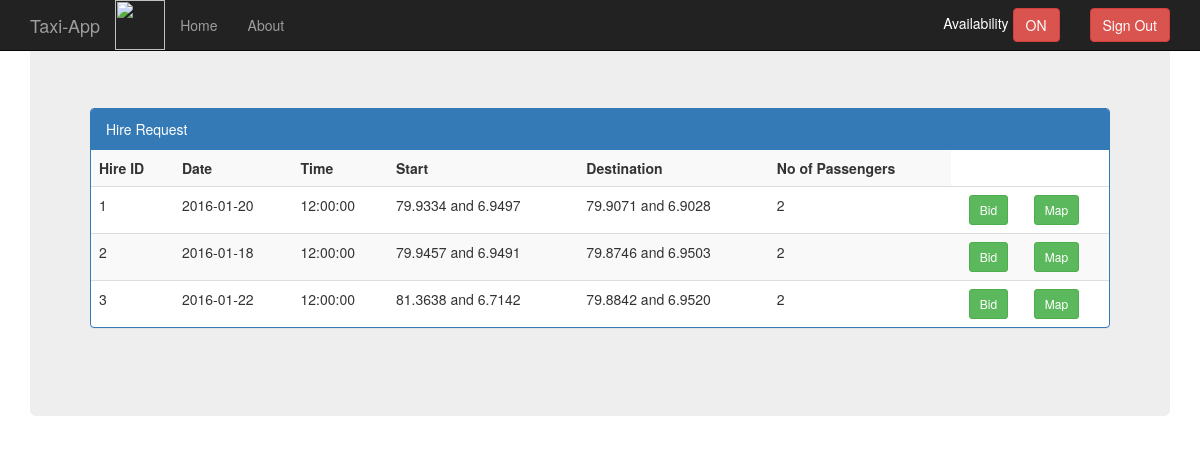
The app's page /homeDriver.php (signed in) with its own data.
### tables this page shows
CREATE TABLE IF NOT EXISTS `driver` (
  `driver_id` varchar(10) NOT NULL,
  `password` varchar(50) NOT NULL,
  `name` varchar(30) NOT NULL,
  `contact_no` varchar(12) NOT NULL,
  `nic_no` varchar(10) DEFAULT NULL,
  `availability` tinyint(1) NOT NULL DEFAULT '1',
  `xCornidates` float DEFAULT NULL,
  `yCornidates` float DEFAULT NULL,
  PRIMARY KEY (`driver_id`)
);

CREATE TABLE IF NOT EXISTS `hire_request` (
  `request_id` varchar(10) NOT NULL DEFAULT '',
  `start_loc_long` float(7,4) NOT NULL,
  `start_loc_lat` float(7,4) NOT NULL,
  `destination_long` float(7,4) NOT NULL,
  `destination_lat` float(7,4) NOT NULL,
  `date` date NOT NULL,
  `time` time NOT NULL,
  `num_of_passengers` int(2) NOT NULL,
  `max_bid` decimal(9,2) NOT NULL,
  `contact_no` varchar(10) NOT NULL,
  `distanceKm` int(11) NOT NULL,
  `distanceM` int(11) NOT NULL,
  `durationHrs` int(11) NOT NULL,
  `durationMins` int(11) NOT NULL,
  PRIMARY KEY (`request_id`),
  KEY `contact_no` (`contact_no`)
);

### tableaccess.php (called while the page is built, shortened)
<?php
function getHireRequests(){
    $requests = array();
    $query = mysql_query("SELECT request_id, start_loc_long, start_loc_lat, destination_long, destination_lat, date, time, num_of_passengers, max_bid, contact_no FROM Hire_request WHERE request_id NOT IN (SELECT request_id FROM tour) ");
    while($row = mysql_fetch_array($query)){
		$requestRow = array();
		$requestRow[0] = $row['request_id'];
		$requestRow[1] = $row['start_loc_long'];
		$requestRow[2] = $row['start_loc_lat'];
		$requestRow[3] = $row['destination_long'];
		$requestRow[4] = $row['destination_lat'];
		$requestRow[5] = $row['date'];
		$requestRow[6] = $row['time'];
		$requestRow[7] = $row['num_of_passengers'];
		$requestRow[8] = $row['max_bid'];
		$requestRow[9] = $row['contact_no'];
        $requests[]= $requestRow;
    }
    return $requests;
}
function getAvailability($driverId){
    $status = "";
    $query = mysql_query("SELECT availability FROM `driver` WHERE driver_id = '$driverId'");
    $row = mysql_fetch_array($query);
    if($row['availability'] == 1){
		$status = "ON";
    }else{
	   $status = "OFF";
    }
    return $status;
}
function getBid($driverId,$requestId){
    $query = mysql_query("SELECT bid FROM driverbid WHERE driver_id = '$driverId' AND request_id ='$requestId' ");
    $row = mysql_fetch_array($query);
    if($row['bid'] == NULL){
        return "Bid";
    }else{
       return $row['bid'];
    }
}
function enableBid($driverId,$requestId){
    $query = mysql_query("SELECT bid FROM driverbid WHERE driver_id = '$driverId' AND request_id ='$requestId' ");
    $row = mysql_fetch_array($query);
    if($row['bid'] == NULL){
		return NULL;
    }else{
	   return "disabled";
    }
}
?>

### homeDriver.php (the view, shortened to what this page needs)
<?php
	include "tableaccess.php";
	$driver_id = $_SESSION['userId'];
?>
<!DOCTYPE html>
<html lang="en">
  <head>
    <link href="css/bootstrap.min.css" rel="stylesheet">
    <link href="css/bootstrap.css" rel="stylesheet">
  </head>
  <body>
   <nav class="navbar navbar-inverse navbar-fixed-top">
      <div class="container">
        <div class="navbar-header">
            <img src="Images/car.gif"  height="50" width="50">
          <a class="navbar-brand" href="#">Taxi-App</a>
        </div>
        <div id="navbar" class="navbar-collapse collapse">
          <ul class="nav navbar-nav">
            <li><a href="index.php">Home</a></li>
            <li><a href="about.php">About</a></li>
          </ul>
        <div id="navbar" class="navbar-collapse collapse">
          <form class="navbar-form navbar-right" action="footer.php">
            <button type="submit" class="btn btn-danger">Sign Out</button>
          </form>
          <form class="navbar-form navbar-right" action="CallFunction.php" method ="post">
				<a><font color="white">Availability</font></a>
				<input type="submit" class="btn btn-danger" value = "<?php echo getAvailability($GLOBALS["driver_id"]) ?>"/>
          </form>
        </div>
      </div>
    </nav>
    <div class="container">
            <div class="jumbotron">
                    <br>
                    <br>
                    <br>
                    <div class="panel panel-primary">
                    <div class="panel-heading">Hire Request</div>
                    <table class="table table-striped">
						<th>Hire ID</th>
						<th>Date</th>
                        <th>Time</th>
                        <th>Start </th>
                        <th>Destination</th>
                        <th>No of Passengers</th>
						<?php
							$hireRequests =getHireRequests();
							foreach ($hireRequests as $request) {
						?>
									<tr>
										<td><?php echo $request[0] ?></td>
										<td><?php echo $request[5] ?></td>
										<td><?php echo $request[6] ?></td>
										<td><?php echo $request[1]," and " ,$request[2] ?></td>
										<td><?php echo $request[3]," and " ,$request[4]  ?></td>
										<td><?php echo $request[7] ?></td>
										<td align="center"><button href="#" class="btn btn-sm btn-success" onclick="bidData(<?php echo $request[0]?>)" <?php echo enableBid($driver_id,$request[0])?> data-toggle="modal" data-target="#basicModal2"> <?php echo getBid($driver_id,$request[0])?></button></td>
										<td><a href="#" class="btn btn-sm btn-success" onclick="sendData(<?php echo $request[2]?>,<?php echo $request[1]?>,<?php echo $request[4]?>,<?php echo $request[3]?>);setTimeout(initialize, 500);" data-toggle="modal" data-target="#basicModal">Map</a></td>
									 </tr>
						<?php
							}
						?>
                    </table>
                    </div>
                    <br>
                        </div>
              </div>
  </body>
</html>

### records on screen
driver: availability "ON"
hire_request: request_id "1", date "2016-01-20", time "12:00:00", start_loc_long "79.9334", start_loc_lat "6.9497", destination_long "79.9071", destination_lat "6.9028", num_of_passengers "2", request "Bid"
hire_request: request_id "2", date "2016-01-18", time "12:00:00", start_loc_long "79.9457", start_loc_lat "6.9491", destination_long "79.8746", destination_lat "6.9503", num_of_passengers "2", request "Bid"
hire_request: request_id "3", date "2016-01-22", time "12:00:00", start_loc_long "81.3638", start_loc_lat "6.7142", destination_long "79.8842", destination_lat "6.9520", num_of_passengers "2", request "Bid"
